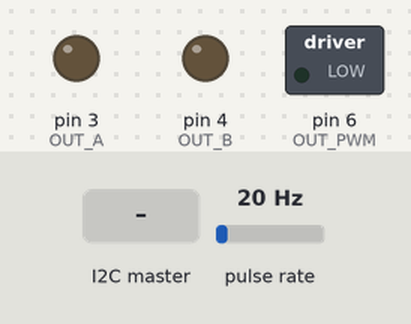
A sketch run on a simulated Arduino Nano, built with avr-gcc and run on an emulated ATmega328P. Shown: switched loads named in the sketch (green lamp = pin HIGH), output pins drawn as LEDs (lit = HIGH). Wiring (inferred from the names in the program): pulse sensor: data pin 2. The inputs (shaded band) are chosen by the test bench; at power-on: pulse rate 20 Hz.

Above: at 1.2 s.
1.3 s: the I2C master sends the byte 1
At 2.3 s:
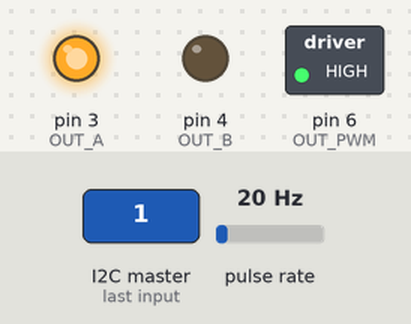
2.8 s: the I2C master sends the byte 0
At 3.4 s:
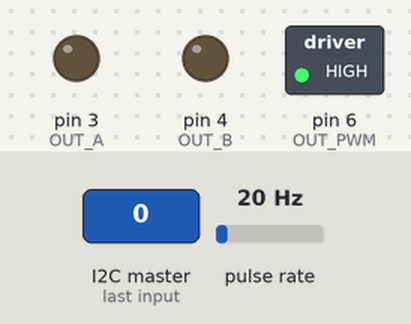
Timing chart, 0 to 5.8 s (numbered marks = the images above; inputs shaded):
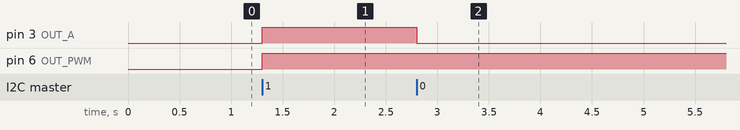

The sketch:

wheel_motor_nano_i2c.ino
```cpp
//nano i2c wheel motor controller


#include <Wire.h>

#define SDA_PIN 4
#define SCL_PIN 5

const int16_t I2C_MASTER = 0x42;
//const int16_t MOTOR_ADDR = 0x08; // 0x08 LEFT   0x09 RIGHT;
const int16_t MOTOR_ADDR = 0x09;


#define FULL_TURN 3960

#define ENC      2
#define OUT_A    3
#define OUT_B    4
#define OUT_PWM  6

//typedef struct wheel_message { //4 bytes each
//    float dir;
//    float pwm;
//    float rpm;
//
//} wheel_message;
//
//wheel_message wheel_data;

float pwm = 0;
float ticks = 0;  // 1980 ticks = 2pi radians of rotation
float last_ticks = 0;
float dir = 0;   //-1,0,1
float rps = 0;
float speed = 0;

float wheel_circ = 31.415; // d * pi

void setup() {
  // Init Serial Monitor
  Serial.begin(9600);

  Wire.begin(MOTOR_ADDR);        // join i2c bus with address #8
  Wire.onRequest(on_request); // register event
  Wire.onReceive(on_receive);

  init_pins();

  attachInterrupt(digitalPinToInterrupt(ENC), on_encoder, CHANGE);

  write_wheel(0, 0);

}

long last_check = 0;
int check_time = 200;

const int VEC_MAX = 5;
float data_msg[VEC_MAX] = {0,0,0,0,0};

void loop() {

  if(millis() - last_check > check_time) {
    last_check = millis();
    get_data();
  }

}


// function that executes whenever data is requested by master
// this function is registered as an event, see setup()

void on_request() {
  Wire.write((uint8_t*) data_msg, sizeof(data_msg));
}


void on_receive(size_t howMany) {

  (void) howMany;
//  while (1 < Wire.available()) { // loop through all but the last
//    char c = Wire.read(); // receive byte as a character
//    Serial.print(c);         // print the character
//  }
  int _dir = Wire.read();    // receive byte as an integer
  int _sp = Wire.read();
  //Serial.println(x);         // print the integer
  write_wheel(_dir, _sp);
//  Serial.println(_dir);
//  Serial.println(_sp);
}


void get_data() {
  float delta_ticks = ticks - last_ticks;
  float rev = delta_ticks / FULL_TURN;
  speed = (rev * wheel_circ) * (1000 / check_time);
  last_ticks = ticks;
  rps = (rev * 5);

//  Serial.print("dir");
//  Serial.print("speed cm/s");
//  Serial.print("pwm");
//  //Serial.print("rev\t\t");
//  Serial.print("rps\t\t");
//  Serial.print("ticks\t\t ");
//  Serial.print("delta ticks\n ");
//
//
//  Serial.print(dir);
//  Serial.print("\t\t");
//  Serial.print(speed);
//  Serial.print("\t\t");
//  Serial.print(pwm);
//  Serial.print("\t\t");
//  Serial.println(rps);
//  Serial.print("\t\t");
//  Serial.print(ticks);
//  Serial.print("\t\t");
//  Serial.println(delta_ticks);

  data_msg[0] = dir;
  data_msg[1] = speed;
  data_msg[3] = pwm;
  data_msg[2] = rps;
  data_msg[4] = ticks;
  data_msg[5] = delta_ticks;


}


void write_wheel(int _dir, int _speed) {

  dir = _dir;
  pwm = _speed;
  if(dir == 255) {
    dir = -1;
  }

  analogWrite(OUT_PWM, pwm);    //set speed

  if(dir == 1) {                //fwd
    digitalWrite(OUT_A, HIGH);
    digitalWrite(OUT_B, LOW);
  }

  if(dir == -1) {                //rev
    digitalWrite(OUT_A, LOW);
    digitalWrite(OUT_B, HIGH);
  }

  if(dir == 0) {                //stop
    digitalWrite(OUT_A, LOW);
    digitalWrite(OUT_B, LOW);
  }
}


void init_pins() {
  pinMode(OUT_A, OUTPUT);
  pinMode(OUT_B, OUTPUT);
  pinMode(OUT_PWM, OUTPUT);
  pinMode(ENC, INPUT);
}

//ICACHE_RAM_ATTR
void on_encoder() {
  if (dir == 1) { //going fwd
    ticks++;
  }
  if (dir == -1) {  //going rev
    ticks--;
  }
}
```

Measured:
- after the input at 1.3 s, pin 3 (OUT_A), pin 6 (OUT_PWM): LOW → HIGH at once
- after the input at 2.8 s, pin 3 (OUT_A): HIGH → LOW at once
